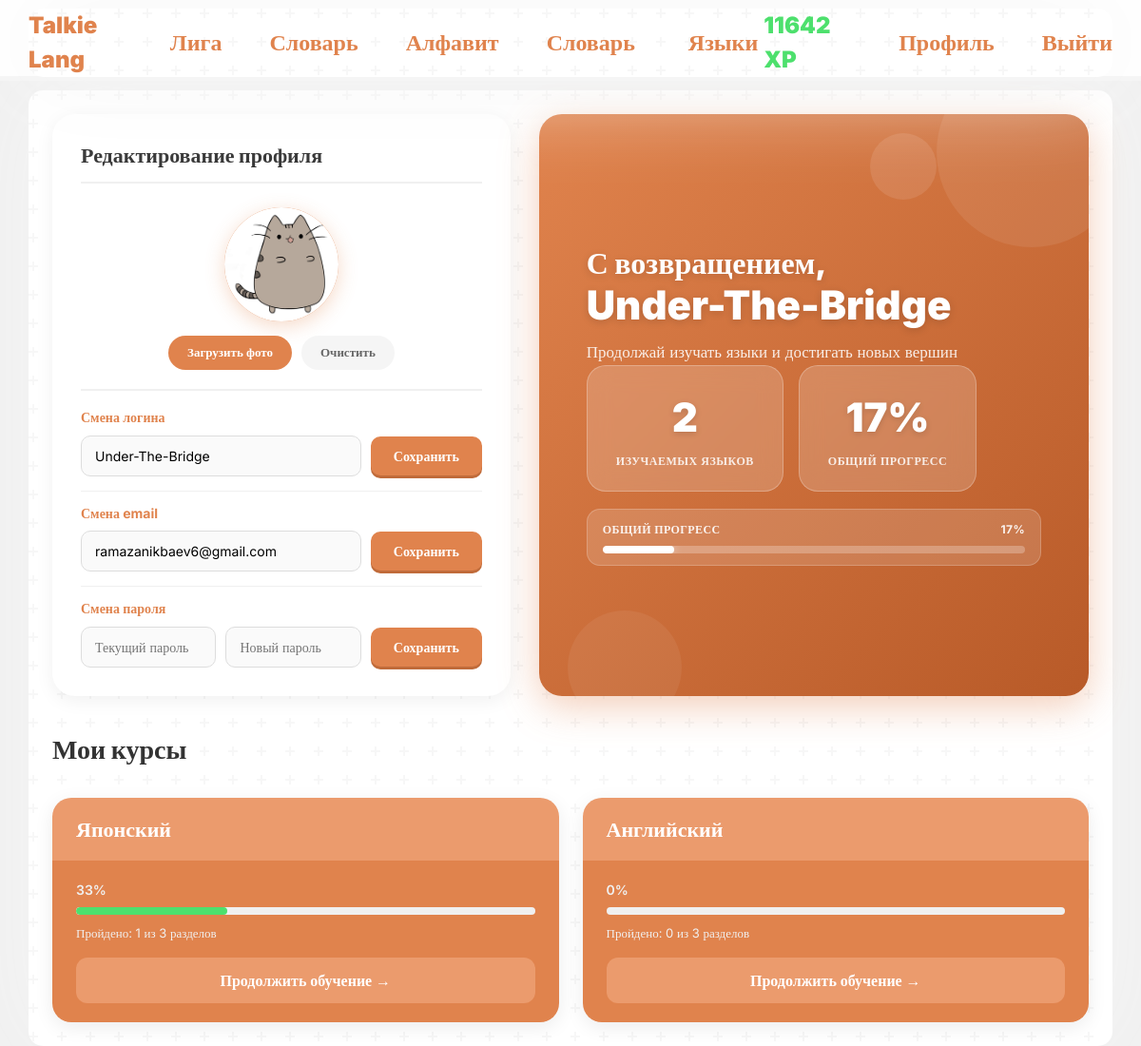
Screenshot of /profile (signed in) with the database file from the repository.
### tables this page shows
CREATE TABLE `users` (
  `user_id` int NOT NULL,
  `user_login` text NOT NULL,
  `user_email` text NOT NULL,
  `user_password` text NOT NULL,
  `user_pfp` text,
  `user_role` enum('user','admin') NOT NULL DEFAULT 'user',
  `user_banned` tinyint(1) NOT NULL DEFAULT '0',
  `user_weekly_xp` int NOT NULL DEFAULT '0',
  `user_league` int NOT NULL DEFAULT '1'
);

CREATE TABLE `user_lang_progress` (
  `id` int NOT NULL,
  `user_id` int NOT NULL,
  `lang_id` int NOT NULL,
  `progress` int NOT NULL DEFAULT '0'
);

CREATE TABLE `langs` (
  `lang_id` int NOT NULL,
  `lang_name` text NOT NULL
);

### profile/index.php (the view, shortened to what this page needs)
<?php
require "../connection-db.php";
$myAcc = true;
$id = $_SESSION["id"];
$sql = "SELECT * FROM users WHERE user_id = $id";
$user = mysqli_fetch_assoc(mysqli_query($conn, $sql));
$progresses = mysqli_fetch_all(mysqli_query($conn, "SELECT * FROM user_lang_progress JOIN langs ON langs.lang_id = user_lang_progress.lang_id WHERE user_id = $id"), MYSQLI_ASSOC);
$totalLessons = 0;
$totalProgress = 0;
foreach ($progresses as $progress) {
    $lessonsCount = mysqli_fetch_assoc(mysqli_query($conn, "SELECT COUNT(*) as count FROM lesson WHERE lesson_language = " . $progress["lang_id"]))['count'];
    $totalLessons += $lessonsCount;
    $totalProgress += $progress['progress'];
}
$overallProgress = $totalLessons > 0 ? round(100 * $totalProgress / $totalLessons) : 0;
?>
<!DOCTYPE html>
<html lang="ru">
<?php include "../components/head.php"; ?>
<body>
    <?php include "../components/header.php"; ?>
    <main class="container">
        <div class="profile-layout">
            <?php if ($myAcc): ?>
                <div class="profile-left">
                    <div class="edit-block">
                        <div class="edit-header">
                            <h3>Редактирование профиля</h3>
                        </div>
                        <div class="avatar-section">
                            <div class="avatar-wrapper">
                                <?php if (empty($user["user_pfp"])): ?>
                                    <div class="avatar-placeholder"><?= $user["user_login"][0] ?></div>
                                <?php else: ?>
                                    <img class="avatar-image" src="/images/<?= $user["user_pfp"] ?>" alt="Аватар">
                                <?php endif; ?>
                            </div>
                            <div class="avatar-actions">
                                <form action="edit.php" method="post" enctype="multipart/form-data" class="avatar-form">
                                    <label for="pfp" class="avatar-btn avatar-upload">Загрузить фото</label>
                                </form>
                                <a href="edit.php?clear" class="avatar-btn avatar-clear">Очистить</a>
                            </div>
                        </div>
                        <div class="edit-forms">
                            <div class="edit-section">
                                <div class="edit-section-header">
                                    <h4>Смена логина</h4>
                                </div>
                                <form action="profile-update.php" method="post" class="inline-form">
                                    <input type="text" name="login" placeholder="Новый логин" value="<?= htmlspecialchars($user["user_login"]) ?>">
                                    <button name="btnLogin" type="submit" class="btn-edit">Сохранить</button>
                                </form>
                            </div>
                            <div class="edit-section">
                                <div class="edit-section-header">
                                    <h4>Смена email</h4>
                                </div>
                                <form action="profile-update.php" method="post" class="inline-form">
                                    <input type="email" name="email" placeholder="Новый email" value="<?= htmlspecialchars($user["user_email"]) ?>">
                                    <button name="btnEmail" type="submit" class="btn-edit">Сохранить</button>
                                </form>
                            </div>
                            <div class="edit-section">
                                <div class="edit-section-header">
                                    <h4>Смена пароля</h4>
                                </div>
                                <form action="profile-update.php" method="post" class="inline-form password-form">
                                    <input type="password" name="currentPassword" placeholder="Текущий пароль">
                                    <input type="password" name="newPassword" placeholder="Новый пароль">
                                    <button name="btnPassword" type="submit" class="btn-edit">Сохранить</button>
                                </form>
                            </div>
                        </div>
                    </div>
                </div>
            <?php endif; ?>
            <div class="profile-right">
                <div class="welcome-banner">
                    <div class="banner-orb banner-orb-1"></div>
                    <div class="banner-orb banner-orb-2"></div>
                    <div class="banner-orb banner-orb-3"></div>
                    <div class="welcome-content">
                        <div class="welcome-text">
                            <?php if ($myAcc): ?>
                                <h1>С возвращением,<br><span class="welcome-username"><?= htmlspecialchars($user["user_login"]) ?></span></h1>
                                <p>Продолжай изучать языки и достигать новых вершин</p>
                            <?php else: ?>
                                <h1>Профиль<br><span class="welcome-username"><?= htmlspecialchars($user["user_login"]) ?></span></h1>
                            <?php endif; ?>
                        </div>
                        <div class="welcome-right">
                            <div class="welcome-stats">
                                <div class="stat-card">
                                    <div class="stat-value"><?= count($progresses) ?></div>
                                    <div class="stat-label">Изучаемых языков</div>
                                </div>
                                <div class="stat-card">
                                    <div class="stat-value"><?= $overallProgress ?>%</div>
                                    <div class="stat-label">Общий прогресс</div>
                                </div>
                            </div>
                            <?php if ($overallProgress > 0): ?>
                            <div class="banner-progress">
                                <div class="banner-progress-label">
                                    <span>Общий прогресс</span>
                                    <span><?= $overallProgress ?>%</span>
                                </div>
                                <div class="banner-progress-bar">
                                    <div class="banner-progress-fill" style="width: <?= $overallProgress ?>%"></div>
                                </div>
                            </div>
                            <?php endif; ?>
                        </div>
                    </div>
                </div>
            </div>
        </div>
        <div class="languages-section">
            <div class="section-header">
                <?php if ($myAcc): ?>
                    <h2>Мои курсы</h2>
                <?php else: ?>
                    <h2>Курсы</h2>
                <?php endif; ?>
            </div>
            <?php if (count($progresses) != 0): ?>
                <div class="languages-grid">
                    <?php foreach ($progresses as $progress):
                        $lessonsCount = mysqli_fetch_assoc(mysqli_query($conn, "SELECT COUNT(*) as count FROM lesson WHERE lesson_language = " . $progress["lang_id"]))['count'];
                        $percent = $lessonsCount > 0 ? round(100 * $progress['progress'] / $lessonsCount) : 0;
                        ?>
                        <div class="lang-card">
                            <div class="lang-card-header">
                                <h3 class="lang-name"><?= $progress["lang_name"] ?></h3>
                            </div>
                            <div class="lang-card-body">
                                <div class="progress-stats">
                                    <div class="progress-percent"><?= $percent ?>%</div>
                                    <div class="progress-bar-custom">
                                        <div class="progress-fill" style="width: <?= $percent ?>%; background: var(--green-color);"></div>
                                    </div>
                                    <div class="progress-details">
                                        <span>Пройдено: <?= $progress['progress'] ?> из <?= $lessonsCount ?> разделов</span>
                                    </div>
                                </div>
                                <?php if ($myAcc): ?>
                                    <a href="/?lang=<?= $progress["lang_id"] ?>" class="continue-btn">
                                        Продолжить обучение →
                                    </a>
                                <?php endif; ?>
                            </div>
                        </div>
                    <?php endforeach; ?>
                </div>
            <?php endif; ?>
        </div>
    </main>
</body>
</html>

### components/header.php (shortened to what this page needs)
<header>
    <div class="nav-bar">
        <div class="container header">
            <div>
                <a class="header-btns" href="/?lang=<?= $_SESSION["lang"] ?>">Talkie Lang</a>
                <a class="header-btns" href="/league">Лига</a>
                <?php if (!isset($_SESSION["lang"])): ?>
                    <a class="header-btns" href="/dictionary">Словарь</a>
                <?php endif; ?>
                <a class="header-btns" href="/letters">Алфавит</a>
                <a class="header-btns" href="/dictionary">Словарь</a>
                <div class="dropdown">
                    <button class="header-btns" type="button" data-bs-toggle="dropdown" aria-expanded="false">
                        Языки
                    </button>
                </div>
            </div>
            <div>
                <?php if (!isset($_SESSION["id"])): ?>
                    <a class="header-btns" href="/welcome/">Вход</a>
                    <a class="header-btns" href="/register/">Регистрация</a>
                <?php else: ?>
                    <p class="xp"><?= $user["user_weekly_xp"] ?> XP</p>
                    <a class="header-btns" href="/profile/">Профиль</a>
                    <a class="header-btns" href="/logout.php">Выйти</a>
                <?php endif; ?>
            </div>
        </div>
    </div>
</header>

### rows the page displays
users: user_weekly_xp "11642", user_pfp (picture), login "Under-The-Bridge", email "ramazanikbaev6@gmail.com", user_login "Under-The-Bridge"
user_lang_progress: lang.lang_name "Японский", percent "33", progress "1", lessonsCount "3"
user_lang_progress: lang.lang_name "Английский", progress "0", lessonsCount "3"

### other values shown
count($progresses) "2"
$overallProgress "17"
